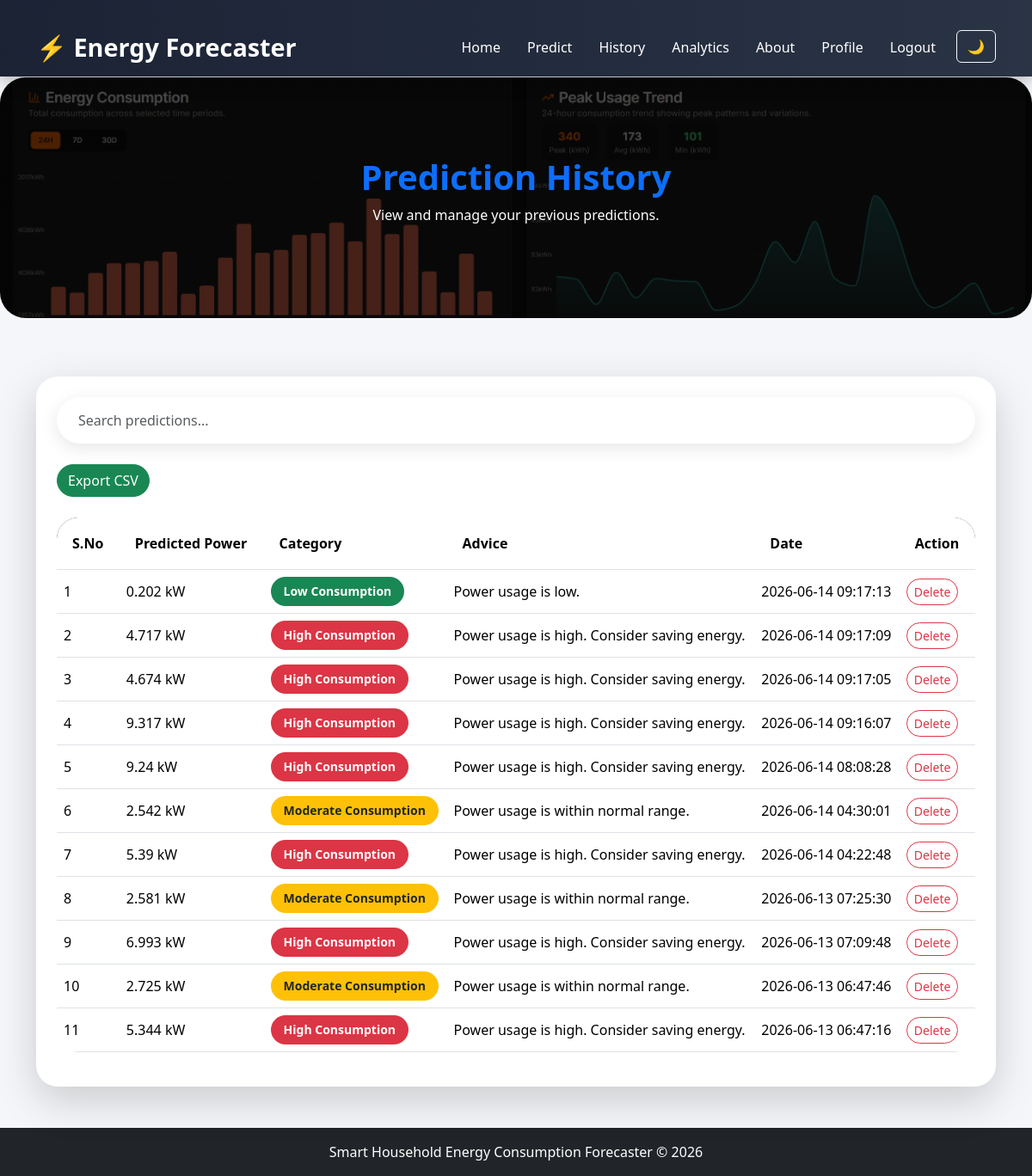
Screenshot of /history (signed in) with the database file from the repository.
### tables this page shows
CREATE TABLE predictions (

        id INTEGER PRIMARY KEY AUTOINCREMENT,

        user_id INTEGER,

        global_reactive_power REAL,

        voltage REAL,

        global_intensity REAL,

        sub_metering_1 REAL,

        sub_metering_2 REAL,

        sub_metering_3 REAL,

        predicted_power REAL,

        category TEXT,

        advice TEXT,

        created_at TIMESTAMP DEFAULT CURRENT_TIMESTAMP,

        FOREIGN KEY(user_id)

        REFERENCES users(id)

    );

### app.py (the view)
@app.route("/history")
@login_required
def history():
    connection = sqlite3.connect("database.db")
    cursor = connection.cursor()
    cursor.execute(
        """
         SELECT

            id,

            predicted_power,

         category,

            advice,

            created_at

        FROM predictions

        WHERE user_id = ?

        ORDER BY created_at DESC
        """,
        (current_user.id,),
    )
    records = cursor.fetchall()
    connection.close()
    return render_template("history.html", records=records)

### app.py (called while the page is built)
@login_manager.user_loader
def load_user(user_id):
    connection = sqlite3.connect("database.db")
    cursor = connection.cursor()
    cursor.execute(
        """
        SELECT
            id,
            username,
            email,
            profile_picture

        FROM users

        WHERE id = ?
        """,
        (user_id,),
    )
    user = cursor.fetchone()
    connection.close()
    if user:
        u = User(user[0], user[1], user[2])
        u.profile_picture = user[3]
        return u
    return None

### templates/history.html (shortened to what this page needs)
{% extends "base.html" %}
{% block content %}
<div class="history-banner">
    <div>
        <h1>
            Prediction History
        </h1>
        <p>
            View and manage your previous predictions.
        </p>
    </div>
</div>
<div class="container mt-5">
    <div class="card shadow-lg p-4 border-0 rounded-4">
        <input
            type="text"
            id="searchInput"
            class="form-control mb-4"
            placeholder="Search predictions..."
        >
        <div class="mb-4">
            <a
                href="/export_csv"
                class="btn btn-success"
            >
                Export CSV
            </a>
        </div>
        <div class="table-responsive">
            <table
                class="table table-hover align-middle"
                id="historyTable"
            >
                <thead>
                    <tr>
                        <th>S.No</th>
                        <th>Predicted Power</th>
                        <th>Category</th>
                        <th>Advice</th>
                        <th>Date</th>
                        <th>Action</th>
                    </tr>
                </thead>
                <tbody id="historyBody">
                    {% for record in records %}
                    <tr>
                        <td>
                            {{ loop.index }}
                        </td>
                        <td>
                            {{ record[1] }} kW
                        </td>
                        <td>
                            {% if record[2] == "Low Consumption" %}
                                <span class="badge bg-success">
                                    {{ record[2] }}
                                </span>
                            {% elif record[2] == "Moderate Consumption" %}
                                <span class="badge bg-warning text-dark">
                                    {{ record[2] }}
                                </span>
                            {% else %}
                                <span class="badge bg-danger">
                                    {{ record[2] }}
                                </span>
                            {% endif %}
                        </td>
                        <td>
                            {{ record[3] }}
                        </td>
                        <td>
                            {{ record[4] }}
                        </td>
                        <td>
                            <a
                                href="/delete_prediction/{{ record[0] }}"
                                class="btn btn-outline-danger btn-sm"
                                onclick="return confirm('Delete this prediction?')"
                            >
                                Delete
                            </a>
                        </td>
                    </tr>
                    {% endfor %}
                </tbody>
            </table>
        </div>
    </div>
</div>
{% endblock %}

### templates/base.html (shortened to what this page needs)
<!DOCTYPE html>
<html lang="en">
<head>
    <link href="https://cdn.jsdelivr.net/npm/bootstrap@5.3.3/dist/css/bootstrap.min.css" rel="stylesheet">
    <link rel="stylesheet" href="{{ url_for('static', filename='css/style.css') }}">
</head>
<body>
    <nav class="navbar navbar-expand-lg custom-navbar fixed-top">
        <div class="container">
            <a class="navbar-brand fw-bold" href="/">
                ⚡ Energy Forecaster
            </a>
            <div class="collapse navbar-collapse" id="navbarNav">
                <ul class="navbar-nav ms-auto">
                    <li class="nav-item">
                        <a class="nav-link" href="/">
                            Home
                        </a>
                    </li>
                    {% if current_user.is_authenticated %}
                    <li class="nav-item">
                        <a class="nav-link" href="/predict">
                            Predict
                        </a>
                    </li>
                    <li class="nav-item">
                        <a class="nav-link" href="/history">
                            History
                        </a>
                    </li>
                    <li class="nav-item">
                        <a class="nav-link" href="/analytics">
                            Analytics
                        </a>
                    </li>
                    <li class="nav-item">
                        <a class="nav-link" href="/about">
                            About
                        </a>
                    </li>
                    <li class="nav-item">
                        <a class="nav-link" href="/profile">
                            Profile
                        </a>
                    </li>
                    <li class="nav-item">
                        <a class="nav-link" href="/logout">
                            Logout
                        </a>
                    </li>
                    <li class="nav-item">
                        <button class="btn btn-outline-light ms-3" onclick="toggleDarkMode()">
                            🌙
                        </button>
                    </li>
                    {% endif %}
                </ul>
            </div>
        </div>
    </nav>
    {% block content %}
    {% endblock %}
    <footer class="bg-dark text-white text-center p-3 mt-5">
        Smart Household Energy Consumption Forecaster © 2026
    </footer>
</body>
</html>

### static/css/style.css (style rules this page uses)
body { background-color: #f4f6f9; margin: 0; padding-top: 90px; overflow-x: hidden; }
h1 { color: #0d6efd; font-weight: bold; }
footer { width: 100%; }
.custom-navbar { background: linear-gradient( to right, rgba(15,23,42,0.95), rgba(30,41,59,0.95) ); backdrop-filter: blur(20px); box-shadow: 0px 4px 20px rgba( 0, 0, 0, 0.3 ); }
.navbar-brand { color: white !important; font-size: 1.8rem; font-weight: bold; }
.nav-link { color: white !important; font-weight: 500; margin-left: 15px; transition: 0.3s; }
.btn-success { border-radius: 50px; }
.card { border: none; border-radius: 25px; transition: 0.3s; overflow: hidden; }
.rounded-4 { border-radius: 25px !important; }
.container { padding-top: 20px; }
.history-banner { height: 35vh; background: linear-gradient( rgba(0,0,0,0.7), rgba(0,0,0,0.7) ), url("../images/history.jpg"); background-size: cover; background-position: center; display: flex; justify-content: center; align-items: center; text-align: center; border-radius: 30px; color: white; }
#searchInput { border-radius: 50px; padding: 15px 25px; border: none; box-shadow: 0px 5px 20px rgba( 0, 0, 0, 0.1 ); }
.table { border-radius: 25px; overflow: hidden; }
.table thead { background: linear-gradient( to right, #0F172A, #1E293B ); color: white; }
.table th { padding: 18px; }
.table td { vertical-align: middle; }
.badge { padding: 10px 15px; border-radius: 50px; font-size: 14px; }
.btn-outline-danger { border-radius: 50px; transition: 0.3s; }
.form-control { border-radius: 15px; padding: 15px; }

### rows the page displays
predictions: predicted_power "0.202", category "Low Consumption", advice "Power usage is low.", created_at "2026-06-14 09:17:13"
predictions: predicted_power "4.717", category "High Consumption", advice "Power usage is high. Consider saving energy.", created_at "2026-06-14 09:17:09"
predictions: predicted_power "4.674", category "High Consumption", advice "Power usage is high. Consider saving energy.", created_at "2026-06-14 09:17:05"
predictions: predicted_power "9.317", category "High Consumption", advice "Power usage is high. Consider saving energy.", created_at "2026-06-14 09:16:07"
predictions: predicted_power "9.24", category "High Consumption", advice "Power usage is high. Consider saving energy.", created_at "2026-06-14 08:08:28"
predictions: predicted_power "2.542", category "Moderate Consumption", advice "Power usage is within normal range.", created_at "2026-06-14 04:30:01"
predictions: predicted_power "5.39", category "High Consumption", advice "Power usage is high. Consider saving energy.", created_at "2026-06-14 04:22:48"
predictions: predicted_power "2.581", category "Moderate Consumption", advice "Power usage is within normal range.", created_at "2026-06-13 07:25:30"
predictions: predicted_power "6.993", category "High Consumption", advice "Power usage is high. Consider saving energy.", created_at "2026-06-13 07:09:48"
predictions: predicted_power "2.725", category "Moderate Consumption", advice "Power usage is within normal range.", created_at "2026-06-13 06:47:46"
predictions: predicted_power "5.344", category "High Consumption", advice "Power usage is high. Consider saving energy.", created_at "2026-06-13 06:47:16"
